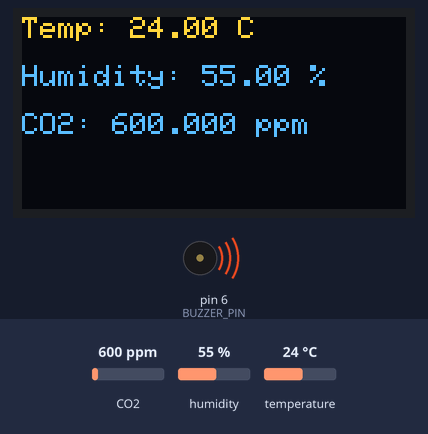
The sketch below on a simulated Arduino Uno, built for the host (arithmetic inside an expression is 32-bit, double 64-bit). On the bench: 128×64 one-colour display, buzzer (waves = sounding, pin HIGH). The inputs (shaded band) are chosen by the test bench; at power-on: CO2 600 ppm, humidity 55 %, temperature 24 °C. The OLED is the two-colour kind (top 16 rows yellow); what the sketch prints to the serial monitor is not drawn.

Above: at 3.2 s.
3.3 s: CO2 set to 962 ppm
At 4.7 s:
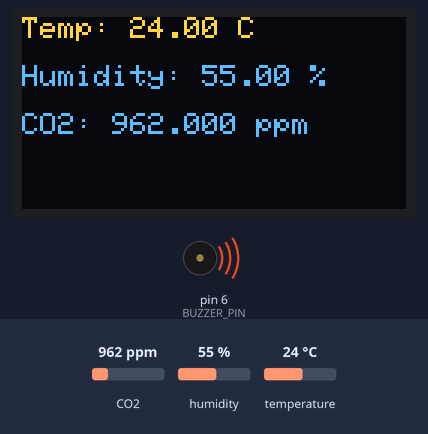
6.0 s: CO2 set to 1041 ppm
At 11.8 s:
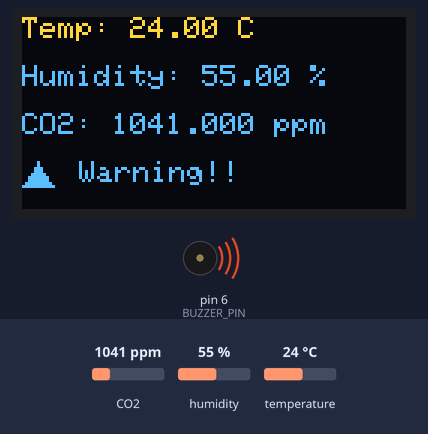
12.0 s: humidity set to 22 %
At 15.2 s:
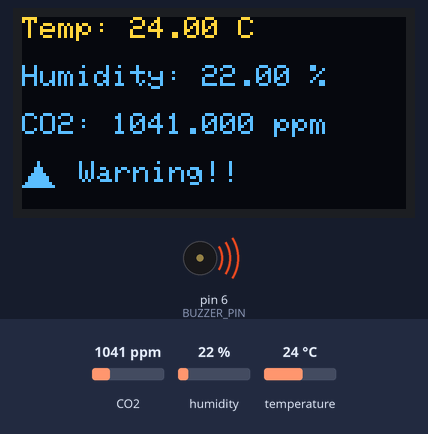
17.9 s: temperature set to 12 °C
At 20.6 s:
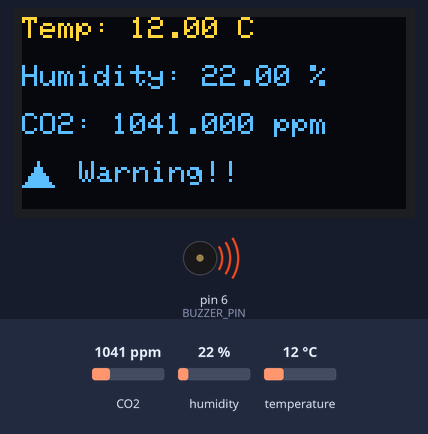
23.8 s: humidity set to 40 %
At 26.5 s:
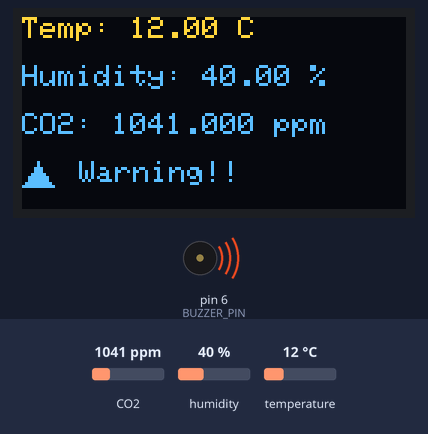
Timing chart, 0 to 27.8 s (numbered marks = the images above; inputs shaded):
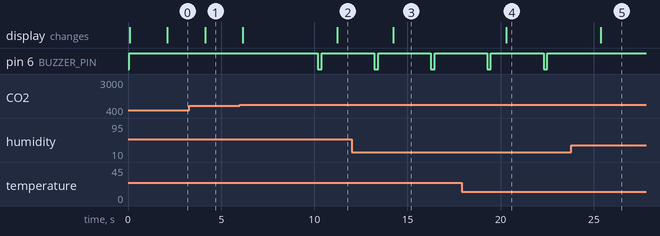

Measured:
- the behaviour switches between 1000 and 1001 ppm on CO2 (found by bisection; images 1 and 2)
- after the input at 3.3 s, the display: changes after 0.84 s (image 1)
- after the input at 6.0 s, pin 6 (BUZZER_PIN): HIGH → LOW after 4.2 s, → HIGH 0.20 s later; the display: first changes after 0.16 s (image 2 shows a later state)
- after the input at 12.0 s, the display: changes after 2.2 s (image 3)
- after the input at 17.9 s, the display: changes after 2.4 s (image 4)
- after the input at 23.8 s, the display: changes after 1.6 s (image 5)

The sketch:

CASA0016.ino
```cpp
#include <Wire.h>
#include <Adafruit_SCD30.h>
#include <Adafruit_SSD1306.h>

// Initialize SCD30 and OLED
Adafruit_SCD30 scd30;
#define SCREEN_WIDTH 128
#define SCREEN_HEIGHT 64
Adafruit_SSD1306 display(SCREEN_WIDTH, SCREEN_HEIGHT, &Wire, -1);

// Buzzer pin
#define BUZZER_PIN 6

// Alarm counters
int count1000 = 0;      // Consecutive readings above 1000 ppm
int count2000 = 0;      // Consecutive readings above 2000 ppm
const int thresholdCount = 3; // Threshold for consecutive high readings
int alarmCount = 0;    // Buzzer alarm counter
const int maxAlarms = 5; // Maximum allowed alarms before a cooldown
unsigned long lastAlarmTime = 0; // Last alarm time
const unsigned long alarmResetTime = 300000; // 5-minute cooldown in milliseconds

void setup() {
  Serial.begin(115200);
  while (!Serial) delay(10);

  // Initialize SCD30
  if (!scd30.begin()) {
    Serial.println("Failed to find SCD30 chip");
    while (1) { delay(10); }
  }
  Serial.println("SCD30 Found!");

  // Initialize OLED
  if (!display.begin(SSD1306_SWITCHCAPVCC, 0x3C)) {
    Serial.println("SSD1306 allocation failed");
    while (1);
  }
  display.clearDisplay();
  display.setTextSize(1);
  display.setTextColor(SSD1306_WHITE);
  display.setCursor(0, 0);
  display.println("Initializing...");
  display.display();

  // Initialize buzzer pin
  pinMode(BUZZER_PIN, OUTPUT);
  digitalWrite(BUZZER_PIN, HIGH); // Ensure buzzer starts silent

  // Display measurement interval
  display.clearDisplay();
  display.setCursor(0, 0);
  display.print("Interval: ");
  display.print(scd30.getMeasurementInterval());
  display.println(" sec");
  display.display();
  delay(2000);
}

void loop() {
  if (scd30.dataReady()) {
    // Read sensor data
    if (!scd30.read()) {
      Serial.println("Error reading sensor data");
      return;
    }

    // Print data to Serial Monitor
    Serial.print("Temperature: ");
    Serial.print(scd30.temperature);
    Serial.println(" degrees C");

    Serial.print("Relative Humidity: ");
    Serial.print(scd30.relative_humidity);
    Serial.println(" %");

    Serial.print("CO2: ");
    Serial.print(scd30.CO2, 3);
    Serial.println(" ppm");
    Serial.println("");

    // Update OLED display
    display.clearDisplay();
    display.setTextSize(1);
    display.setCursor(0, 0);
    display.print("Temp: ");
    display.print(scd30.temperature);
    display.println(" C");

    display.setCursor(0, 16);
    display.print("Humidity: ");
    display.print(scd30.relative_humidity);
    display.println(" %");

    display.setCursor(0, 32);
    display.print("CO2: ");
    display.print(scd30.CO2, 3);
    display.println(" ppm");

    // Buzzer control logic
    if (millis() - lastAlarmTime > alarmResetTime) {
      alarmCount = 0; // Reset alarm count after cooldown
    }

    if (alarmCount < maxAlarms) {
      if (scd30.CO2 > 2000) {
        count2000++;
        count1000 = 0;
        if (count2000 >= thresholdCount) {
          digitalWrite(BUZZER_PIN, LOW); // Long beep
          delay(1000);
          digitalWrite(BUZZER_PIN, HIGH);
          alarmCount++;
          lastAlarmTime = millis();
        }
      } else if (scd30.CO2 > 1000) {
        count1000++;
        count2000 = 0;
        if (count1000 >= thresholdCount) {
          digitalWrite(BUZZER_PIN, LOW); // Short beep
          delay(200);
          digitalWrite(BUZZER_PIN, HIGH);
          delay(800);
          alarmCount++;
          lastAlarmTime = millis();
        }
      } else {
        count1000 = 0;
        count2000 = 0;
      }
    }

    // Display warning icon and text if alarms triggered
    if (alarmCount > 0) {
      display.fillTriangle(0, 56, 10, 56, 5, 48, SSD1306_WHITE);
      const char *warningText = "Warning!!";
      int adjustedPosition = (SCREEN_WIDTH - (9 * 6)) / 2 - ((SCREEN_WIDTH - (9 * 6)) / 4);
      display.setCursor(adjustedPosition, 48);
      display.println(warningText);
    }

    display.display();
  }

  delay(2000); // Update every 2 seconds
}
```
